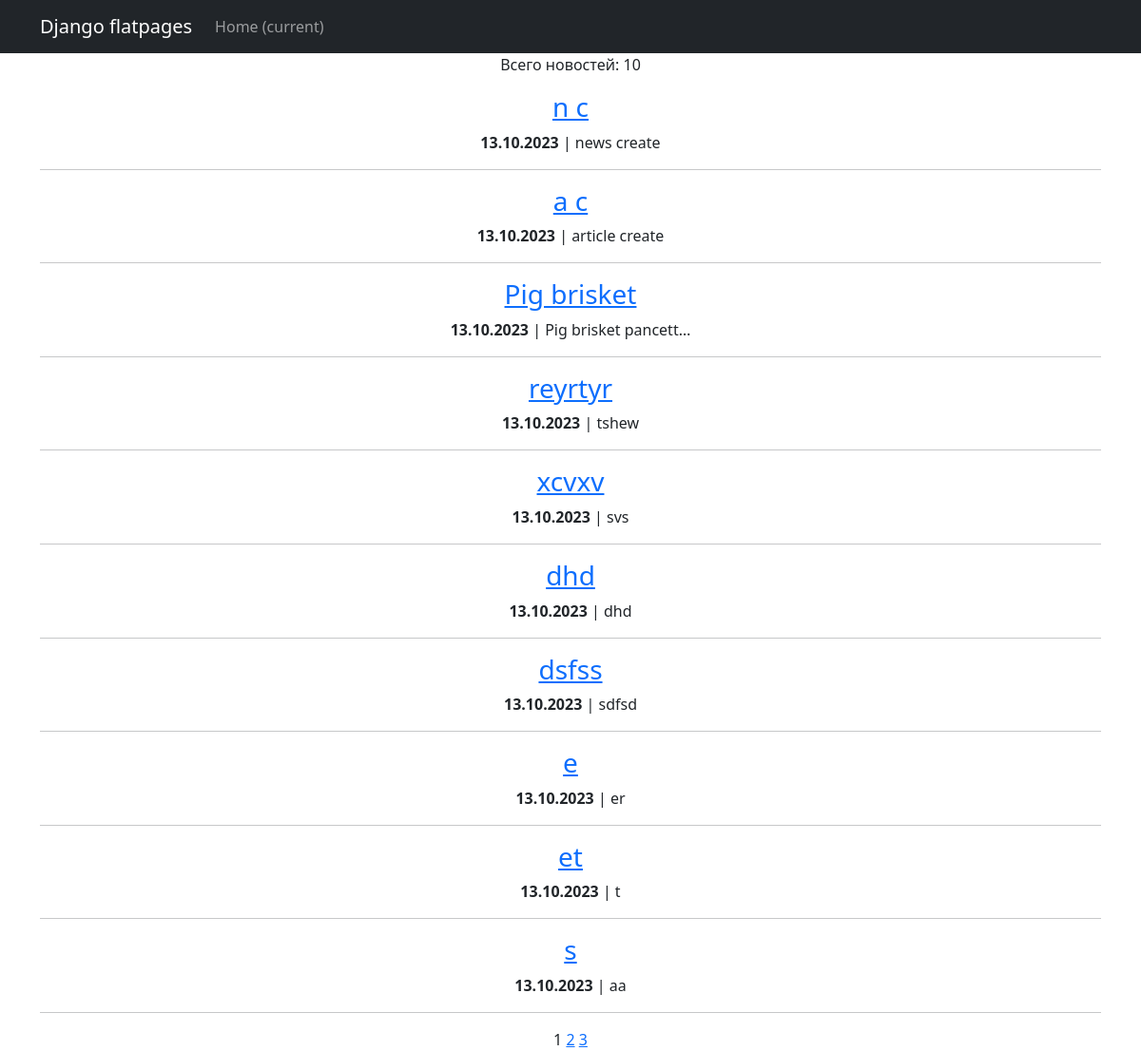
/posts/, run on the app's committed database.
### news/models.py (models this page shows, shortened)
class Post(models.Model):
    news = 'N'
    article = 'A'
    type_choices = [(news, 'Новость'), (article, 'Статья')]
    type = models.CharField(max_length=1, choices=type_choices, default='A')  #
    author = models.ForeignKey(Author, on_delete=models.CASCADE)  #
    in_time = models.DateTimeField(auto_now_add=True)  #
    category = models.ManyToManyField(Category, through='PostCategory')  #
    title = models.CharField(max_length=255)
    text = models.TextField(max_length=2000)
    rating = models.IntegerField(default=0)

### news/views.py (the view)
# urls.py: path('', PostsList.as_view(), name='posts_list_name'),
class PostsList(ListView):
    model = Post
    ordering = '-in_time'
    template_name = 'news/posts.html'
    context_object_name = 'posts_list'
    paginate_by = 10
    def get_queryset(self):
        queryset = super().get_queryset()
        self.filterset = PostFilter(self.request.GET, queryset)
        return self.filterset.qs
    def get_context_data(self, **kwargs):
        context = super().get_context_data(**kwargs)
        context['filterset'] = self.filterset
        return context

### news/templatetags/my_filters.py (called while the page is built)
@register.filter()
def censor(text):
    if isinstance(text, str):
        for i in cens_list:
            if i in text.lower():
                text = text.replace(i, i[0] + (len(i) - 1) * '*')
                text = text.replace(i.capitalize(), i[0].upper() + (len(i) - 1) * '*')
        return text
    else:
        raise TypeError('Фильтр <censor> применен не к строковому значению')

### templates/news/posts.html (shortened to what this page needs)
{% extends 'default.html' %}
{% load my_filters %}
{% block content %}
<p>Всего новостей: {{ posts_list|length}}</p>
<h1>{% for i in posts_list %}</h1>
<h3><a href="{{i.pk}}">{{ i.title }}</a></h3>
<p><b>{{ i.in_time|date:'d.m.Y' }}</b> |  {{ i.text|truncatechars:20|censor }}</p>
<hr>
{% endfor %}
   {{ page_obj.number }}
   {% if page_obj.has_next %}
       <a href="?page={{ page_obj.next_page_number }}">{{ page_obj.next_page_number }}</a>
       {% if paginator.num_pages != page_obj.next_page_number %}
           <a href="?page={{ page_obj.paginator.num_pages }}">{{ page_obj.paginator.num_pages }}</a>
       {% endif %}
   {% endif %}
{% endblock content %}

### templates/default.html (shortened to what this page needs)
<!DOCTYPE html>
<html lang="en">
    <head>
        {% load static %}
        <link href="{% static 'css/styles.css' %}" rel="stylesheet" />
    </head>
    <body>
        <nav class="navbar navbar-expand-lg navbar-dark bg-dark static-top">
           <div class="container">
               <a class="navbar-brand" href="#">Django flatpages</a>
               <div class="collapse navbar-collapse" id="navbarResponsive">
                   <ul class="navbar-nav ml-auto">
                       <li class="nav-item active">
                           <a class="nav-link" href="#">Home
                               <span class="sr-only">(current)</span>
                           </a>
                       </li>
                   </ul>
               </div>
           </div>
        </nav>
        <div class="container">
           <div class="row">
               <div class="col-lg-12 text-center">
                   {% block content %}{% endblock content %}
               </div>
           </div>
        </div>
    </body>
</html>

### data on the page
Post: title "n c", in_time "13.10.2023", text|censor "news create"
Post: title "a c", in_time "13.10.2023", text|censor "article create"
Post: title "Pig brisket", in_time "13.10.2023", text|censor "Pig brisket pancett…"
Post: title "reyrtyr", in_time "13.10.2023", text|censor "tshew"
Post: title "xcvxv", in_time "13.10.2023", text|censor "svs"
Post: title "dhd", in_time "13.10.2023", text|censor "dhd"
Post: title "dsfss", in_time "13.10.2023", text|censor "sdfsd"
Post: title "e", in_time "13.10.2023", text|censor "er"
Post: title "et", in_time "13.10.2023", text|censor "t"
Post: title "s", in_time "13.10.2023", text|censor "aa"

### other printed values
{{ posts_list|length }} "10"
{{ page_obj.number }} "1"
{{ page_obj.next_page_number }} "2"
{{ page_obj.paginator.num_pages }} "3"
